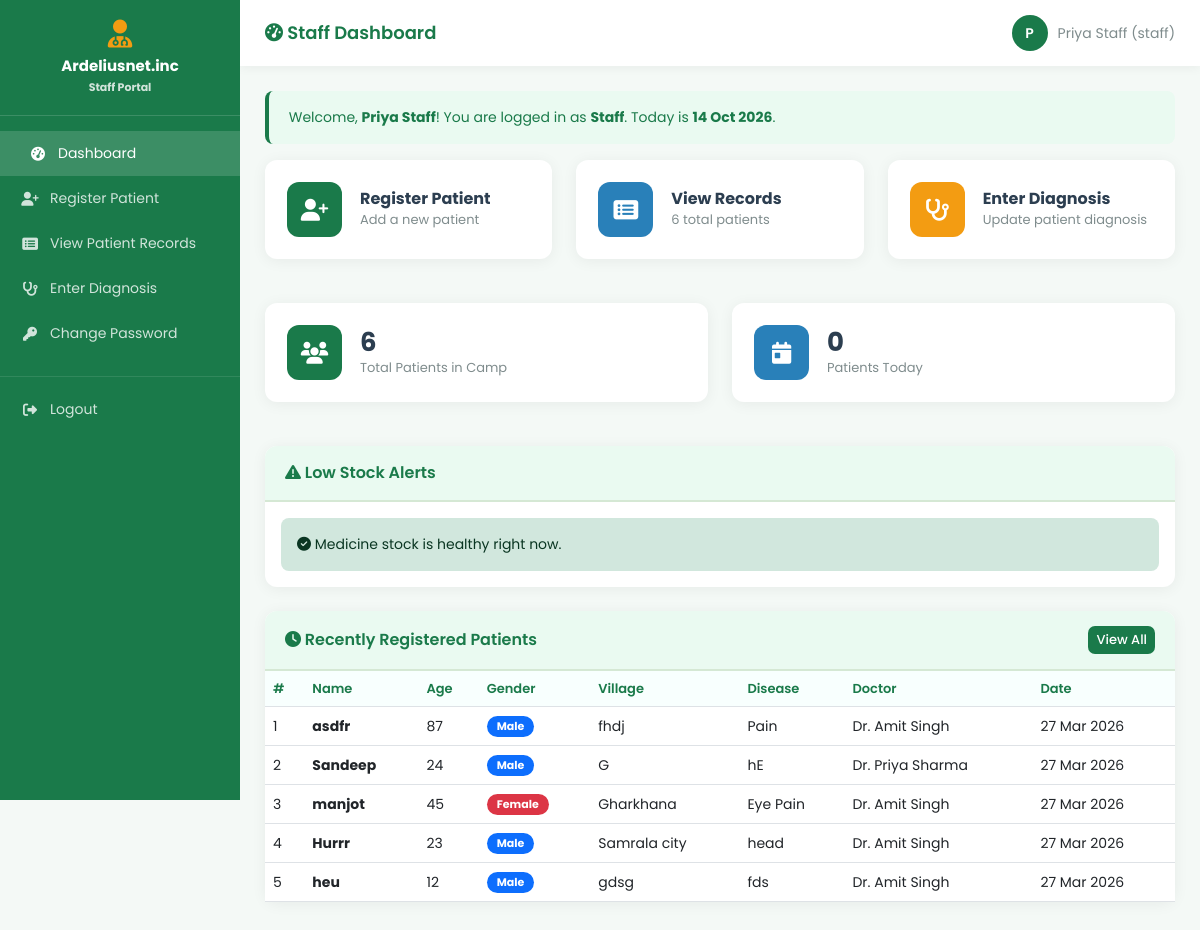
Page /user/dashboard.php (signed in) on the committed database.
### tables this page shows
CREATE TABLE `patients` (
  `id` int(11) NOT NULL,
  `name` varchar(100) NOT NULL,
  `age` int(11) NOT NULL,
  `gender` enum('Male','Female','Other') NOT NULL,
  `phone` varchar(15) DEFAULT NULL,
  `village` varchar(100) DEFAULT NULL,
  `disease` varchar(200) DEFAULT NULL,
  `doctor_id` int(11) DEFAULT NULL,
  `visit_date` date NOT NULL,
  `created_at` timestamp NOT NULL DEFAULT current_timestamp(),
  `diagnosis` text DEFAULT NULL,
  `prescription` text DEFAULT NULL,
  `notes` text DEFAULT NULL
);

CREATE TABLE `doctors` (
  `id` int(11) NOT NULL,
  `name` varchar(100) NOT NULL,
  `specialization` varchar(100) DEFAULT NULL,
  `phone` varchar(15) DEFAULT NULL,
  `created_at` timestamp NOT NULL DEFAULT current_timestamp()
);

### user/dashboard.php (the view, shortened to what this page needs)
<?php
include(__DIR__ . '/../includes/db.php');
$today = date('Y-m-d');
$user_id = $_SESSION['user_id'];
$total_patients = mysqli_fetch_assoc(mysqli_query($conn, "SELECT COUNT(*) as cnt FROM patients"));
$today_patients = mysqli_fetch_assoc(mysqli_query($conn, "SELECT COUNT(*) as cnt FROM patients WHERE visit_date = '$today'"));
$my_patients = mysqli_fetch_assoc(mysqli_query($conn,
    "SELECT COUNT(*) as cnt FROM patients p
     JOIN doctors d ON p.doctor_id = d.id
     JOIN users u ON u.name = d.name
     WHERE u.id = '$user_id'"));
$low_stock_items = mysqli_query($conn, "SELECT id, name, quantity, unit FROM medicines WHERE quantity < 50 ORDER BY quantity ASC");
$recent = mysqli_query($conn,
    "SELECT p.*, d.name as doctor_name FROM patients p
     LEFT JOIN doctors d ON p.doctor_id = d.id
     ORDER BY p.created_at DESC LIMIT 5");
?>
<!DOCTYPE html>
<html lang="en">
<head>
    <link href="https://cdn.jsdelivr.net/npm/bootstrap@5.3.0/dist/css/bootstrap.min.css" rel="stylesheet">
    <link href="https://cdnjs.cloudflare.com/ajax/libs/font-awesome/6.4.0/css/all.min.css" rel="stylesheet">
    <link href="../css/style.css" rel="stylesheet">
</head>
<body>
<?php include('sidebar_user.php'); ?>
<div class="main-content">
    <div class="topbar">
        <h4><i class="fas fa-tachometer-alt"></i> <?= ucfirst($_SESSION['user_role']) ?> Dashboard</h4>
        <div class="user-info">
            <div class="user-avatar"><?= strtoupper(substr($_SESSION['user_name'], 0, 1)) ?></div>
            <span><?= $_SESSION['user_name'] ?> (<?= $_SESSION['user_role'] ?>)</span>
        </div>
    </div>
    <div class="page-content">
        <div class="alert" style="background:#eafaf1; color:#1a7a4a; border-left:4px solid #1a7a4a;">
            Welcome, <strong><?= $_SESSION['user_name'] ?></strong>!
            You are logged in as <strong><?= ucfirst($_SESSION['user_role']) ?></strong>.
            Today is <strong><?= date('d M Y') ?></strong>.
        </div>
        <div class="row mb-4">
            <div class="col-md-4">
                <a href="register_patient.php" class="text-decoration-none">
                    <div class="stat-card" style="cursor:pointer; transition:0.2s;" onmouseover="this.style.transform='scale(1.02)'" onmouseout="this.style.transform='scale(1)'">
                        <div class="icon-box bg-green"><i class="fas fa-user-plus"></i></div>
                        <div>
                            <h3 style="font-size:16px; margin-bottom:2px;">Register Patient</h3>
                            <p>Add a new patient</p>
                        </div>
                    </div>
                </a>
            </div>
            <div class="col-md-4">
                <a href="view_patients.php" class="text-decoration-none">
                    <div class="stat-card" style="cursor:pointer; transition:0.2s;" onmouseover="this.style.transform='scale(1.02)'" onmouseout="this.style.transform='scale(1)'">
                        <div class="icon-box bg-blue"><i class="fas fa-list-alt"></i></div>
                        <div>
                            <h3 style="font-size:16px; margin-bottom:2px;">View Records</h3>
                            <p><?= $total_patients['cnt'] ?> total patients</p>
                        </div>
                    </div>
                </a>
            </div>
            <div class="col-md-4">
                <a href="enter_diagnosis.php" class="text-decoration-none">
                    <div class="stat-card" style="cursor:pointer; transition:0.2s;" onmouseover="this.style.transform='scale(1.02)'" onmouseout="this.style.transform='scale(1)'">
                        <div class="icon-box bg-orange"><i class="fas fa-stethoscope"></i></div>
                        <div>
                            <h3 style="font-size:16px; margin-bottom:2px;">Enter Diagnosis</h3>
                            <p>Update patient diagnosis</p>
                        </div>
                    </div>
                </a>
            </div>
        </div>
        <div class="row mb-4">
            <div class="col-md-6">
                <div class="stat-card">
                    <div class="icon-box bg-green"><i class="fas fa-users"></i></div>
                    <div>
                        <h3><?= $total_patients['cnt'] ?></h3>
                        <p>Total Patients in Camp</p>
                    </div>
                </div>
            </div>
            <div class="col-md-6">
                <div class="stat-card">
                    <div class="icon-box bg-blue"><i class="fas fa-calendar-day"></i></div>
                    <div>
                        <h3><?= $today_patients['cnt'] ?></h3>
                        <p>Patients Today</p>
                    </div>
                </div>
            </div>
        </div>
        <div class="card mb-4">
            <div class="card-header">
                <span><i class="fas fa-exclamation-triangle"></i> Low Stock Alerts</span>
            </div>
            <div class="card-body">
                <?php if (mysqli_num_rows($low_stock_items) > 0): ?>
                    <div class="alert alert-warning mb-0">
                        <i class="fas fa-pills"></i> Restock these items soon:
                        <ul class="mb-0 mt-2">
                            <?php while ($item = mysqli_fetch_assoc($low_stock_items)): ?>
                                <li><strong><?= htmlspecialchars($item['name']) ?></strong> — <?= (int)$item['quantity'] ?> <?= htmlspecialchars($item['unit'] ?: 'units') ?> left.</li>
                            <?php endwhile; ?>
                        </ul>
                    </div>
                <?php else: ?>
                    <div class="alert alert-success mb-0">
                        <i class="fas fa-check-circle"></i> Medicine stock is healthy right now.
                    </div>
                <?php endif; ?>
            </div>
        </div>
        <div class="card">
            <div class="card-header">
                <span><i class="fas fa-clock"></i> Recently Registered Patients</span>
                <a href="view_patients.php" class="btn btn-primary btn-sm">View All</a>
            </div>
            <div class="card-body p-0">
                <table class="table table-hover mb-0">
                    <thead>
                        <tr>
                            <th>#</th>
                            <th>Name</th>
                            <th>Age</th>
                            <th>Gender</th>
                            <th>Village</th>
                            <th>Disease</th>
                            <th>Doctor</th>
                            <th>Date</th>
                        </tr>
                    </thead>
                    <tbody>
                        <?php if (mysqli_num_rows($recent) > 0):
                            $i = 1; while ($r = mysqli_fetch_assoc($recent)): ?>
                        <tr>
                            <td><?= $i++ ?></td>
                            <td><strong><?= htmlspecialchars($r['name']) ?></strong></td>
                            <td><?= $r['age'] ?></td>
                            <td><span class="badge <?= $r['gender']=='Male'?'bg-primary':'bg-danger' ?>"><?= $r['gender'] ?></span></td>
                            <td><?= htmlspecialchars($r['village']) ?></td>
                            <td><?= htmlspecialchars($r['disease']) ?></td>
                            <td><?= $r['doctor_name'] ?? '-' ?></td>
                            <td><?= date('d M Y', strtotime($r['visit_date'])) ?></td>
                        </tr>
                        <?php endwhile; else: ?>
                        <tr><td colspan="8" class="text-center text-muted py-3">No patients yet.</td></tr>
                        <?php endif; ?>
                    </tbody>
                </table>
            </div>
        </div>
    </div>
</div>
</body>
</html>

### css/style.css (style rules this page uses)
:root { --primary: #1a7a4a; --secondary: #27ae60; --accent: #f39c12; --light-green: #eafaf1; --white: #ffffff; --text-dark: #2c3e50; --text-gray: #7f8c8d; --border: #d5e8d4; --danger: #e74c3c; --sidebar-width: 240px; }
* { margin: 0; padding: 0; box-sizing: border-box; }
body { font-family: 'Poppins', sans-serif; background-color: #f4f9f6; color: var(--text-dark); }
.main-content { margin-left: var(--sidebar-width); padding: 0; }
.topbar { background: white; padding: 15px 25px; display: flex; justify-content: space-between; align-items: center; box-shadow: 0 2px 10px rgba(0,0,0,0.05); position: sticky; top: 0; z-index: 99; }
.topbar h4 { color: var(--primary); font-weight: 600; margin: 0; font-size: 18px; }
.topbar .user-info { display: flex; align-items: center; gap: 10px; color: var(--text-gray); font-size: 14px; }
.topbar .user-avatar { width: 36px; height: 36px; background: var(--primary); border-radius: 50%; display: flex; align-items: center; justify-content: center; color: white; font-weight: 600; font-size: 14px; }
.page-content { padding: 25px; }
.stat-card { background: white; border-radius: 12px; padding: 22px; box-shadow: 0 2px 15px rgba(0,0,0,0.06); display: flex; align-items: center; gap: 18px; margin-bottom: 20px; }
.stat-card .icon-box { width: 55px; height: 55px; border-radius: 12px; display: flex; align-items: center; justify-content: center; font-size: 22px; color: white; flex-shrink: 0; }
.stat-card h3 { font-size: 26px; font-weight: 700; margin: 0; color: var(--text-dark); }
.stat-card p { margin: 0; color: var(--text-gray); font-size: 13px; }
.bg-green { background: var(--primary); }
.bg-blue { background: #2980b9; }
.bg-orange { background: var(--accent); }
.card { background: white; border-radius: 12px; box-shadow: 0 2px 15px rgba(0,0,0,0.06); border: none; margin-bottom: 25px; }
.card-header { background: var(--light-green); border-bottom: 2px solid var(--border); border-radius: 12px 12px 0 0 !important; padding: 15px 20px; font-weight: 600; color: var(--primary); display: flex; justify-content: space-between; align-items: center; }
.table th { background: #f8fffe; color: var(--primary); font-weight: 600; font-size: 13px; border-top: none; }
.table td { font-size: 14px; vertical-align: middle; }
.btn-primary { background: var(--primary) !important; border: none !important; border-radius: 7px; font-size: 13px; font-weight: 500; }
.alert { border-radius: 8px; font-size: 14px; border: none; }
.badge { font-size: 11px; padding: 5px 10px; border-radius: 20px; }

### rows in the picture
patients: name "asdfr", age "87", gender "Male", village "fhdj", disease "Pain", doctor.name "Dr. Amit Singh", visit_date "27 Mar 2026"
patients: name "Sandeep", age "24", gender "Male", village "G", disease "hE", doctor.name "Dr. Priya Sharma", visit_date "27 Mar 2026"
patients: name "manjot", age "45", gender "Female", village "Gharkhana", disease "Eye Pain", doctor.name "Dr. Amit Singh", visit_date "27 Mar 2026"
patients: name "Hurrr", age "23", gender "Male", village "Samrala city", disease "head", doctor.name "Dr. Amit Singh", visit_date "27 Mar 2026"
patients: name "heu", age "12", gender "Male", village "gdsg", disease "fds", doctor.name "Dr. Amit Singh", visit_date "27 Mar 2026"

### other values in the picture
$_SESSION['user_role'] "Staff"
substr($_SESSION['user_name'], 0, 1) "P"
$_SESSION['user_name'] "Priya Staff"
$_SESSION['user_role'] "staff"
$total_patients['cnt'] "6"
$today_patients['cnt'] "0"
